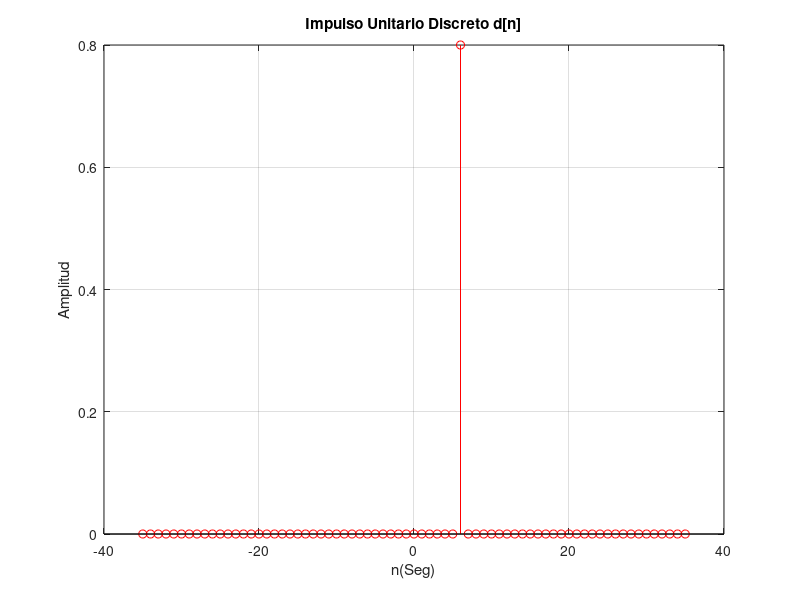

Here is the MATLAB script that generated this plot:
nmax=+35; # límite superior de la escala de tiempo
nmin=-35; # límite inferior de la escala de tiempo
t=-6;      # señala adelanto o retraso del pulso       
nn =nmin:nmax; # Rango de tiempo discreto
# valor de cada muestra en el tiempo discreto
x = [zeros(1, abs(nmin)-t) 0.8 zeros(1,abs(nmax)+t)];
stem(nn,x,'r');
xlabel('n(Seg)');
ylabel('Amplitud');
title('Impulso Unitario Discreto d[n]');
grid on;
